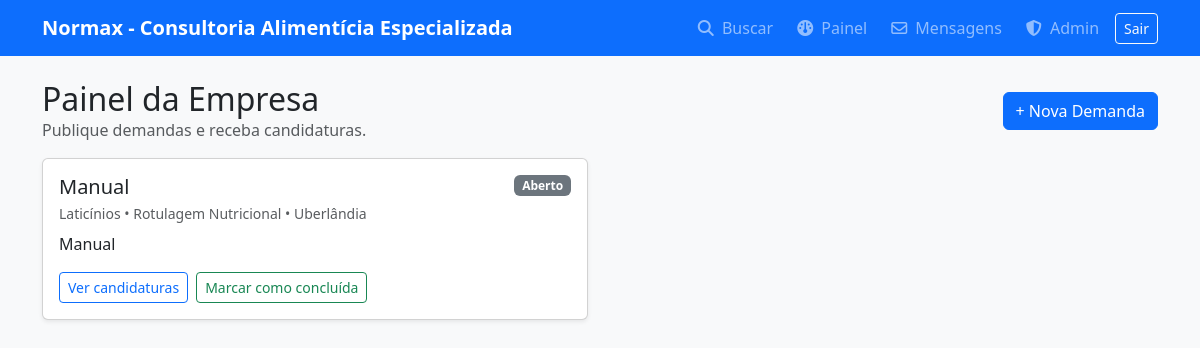
The page /dashboard (signed in) on the database its author committed.
### app.py (models this page shows)
class Demand(db.Model):
    id = db.Column(db.Integer, primary_key=True)
    user_id = db.Column(db.Integer, db.ForeignKey("user.id"), nullable=False, index=True)
    title = db.Column(db.String(200), nullable=False)
    description = db.Column(db.Text, nullable=False)
    segment = db.Column(db.String(100))
    service_type = db.Column(db.String(100))
    city = db.Column(db.String(100))
    state = db.Column(db.String(2))
    status = db.Column(db.String(20), default="Aberto")  # Aberto / Fechado
    created_at = db.Column(db.DateTime, default=datetime.utcnow)

### app.py (the view, shortened to what this page needs)
@app.route("/dashboard")
@login_required
def dashboard():
    if current_user.user_type == "company":
        demands = Demand.query.filter_by(user_id=current_user.id).order_by(Demand.created_at.desc()).all()
        return render_template("dashboard_company.html", demands=demands)

### app.py (called while the page is built)
@login_manager.user_loader
def load_user(user_id):
    return User.query.get(int(user_id))

@app.context_processor
def inject_globals():
    unread = 0
    if current_user.is_authenticated:
        unread = Message.query.filter_by(recipient_id=current_user.id, read=False).count()
    return {
        "APP_NAME": APP_NAME,
        "SERVICES_LIST": SERVICES_LIST,
        "SEGMENTS_LIST": SEGMENTS_LIST,
        "PROFESSIONS_LIST": PROFESSIONS_LIST,
        "DAYS_OF_WEEK": DAYS_OF_WEEK,
        "unread_messages": unread,
        "is_admin": bool(session.get("is_admin"))
    }

### templates/dashboard_company.html
{% extends "base.html" %}
{% block content %}
<div class="d-flex align-items-center justify-content-between mb-3 flex-wrap gap-2">
  <div>
    <h2 class="mb-0">Painel da Empresa</h2>
    <div class="text-muted">Publique demandas e receba candidaturas.</div>
  </div>
  <a class="btn btn-primary" href="{{ url_for('create_demand') }}">+ Nova Demanda</a>
</div>
{% if demands %}
  <div class="row">
    {% for d in demands %}
      <div class="col-md-6 mb-3">
        <div class="card shadow-sm h-100">
          <div class="card-body">
            <div class="d-flex justify-content-between align-items-start gap-2">
              <h5 class="mb-1">{{ d.title }}</h5>
              {% if d.status == "Fechado" %}
                <span class="badge text-bg-success">Concluída</span>
              {% else %}
                <span class="badge text-bg-secondary">{{ d.status }}</span>
              {% endif %}
            </div>
            <div class="text-muted small mb-2">
              {{ d.segment or "—" }} • {{ d.service_type or "—" }} • {{ d.city or "—" }}{% if d.state %}-{{ d.state }}{% endif %}
            </div>
            <p class="mb-3">{{ d.description }}</p>
            <div class="d-flex gap-2 flex-wrap">
              <a class="btn btn-outline-primary btn-sm"
                 href="{{ url_for('view_applications', demand_id=d.id) }}">
                Ver candidaturas
              </a>
              {% if d.status != "Fechado" %}
                <form method="POST" action="{{ url_for('close_demand', demand_id=d.id) }}">
                  <button type="submit" class="btn btn-outline-success btn-sm">
                    Marcar como concluída
                  </button>
                </form>
              {% endif %}
            </div>
          </div>
        </div>
      </div>
    {% endfor %}
  </div>
{% else %}
  <div class="card shadow-sm">
    <div class="card-body text-muted">
      Você ainda não publicou nenhuma demanda.
    </div>
  </div>
{% endif %}
{% endblock %}

### rows shown on the page
Demand: title "Manual", status "Aberto", segment "Laticínios", service_type "Rotulagem Nutricional", city "Uberlândia", description "Manual"

### other values the page prints
{{ APP_NAME }} "Normax - Consultoria Alimentícia Especializada"
